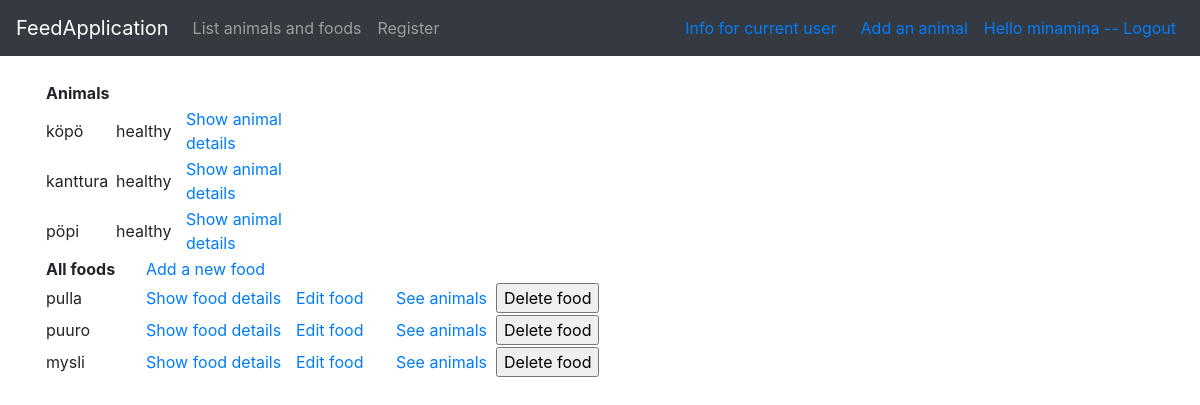
/animals/ (signed in), run on the app's committed database.
### application/auth/models.py (models this page shows, shortened)
class User(Base):
    __tablename__ = "account"
    name = db.Column(db.String(144), nullable=False)
    username = db.Column(db.String(144), nullable=False)
    password = db.Column(db.String(144), nullable=False)
    animals = db.relationship("Animal", backref='account', lazy=True)

### application/animals/models.py (models this page shows, shortened)
class Animal(Base):
    name = db.Column(db.String(144), nullable=False)
    account_id = db.Column(db.Integer, db.ForeignKey('account.id'),
                           nullable=False)
    user = db.relationship("User", backref='animal', lazy=True)
    foods = db.relationship("Food", secondary=animals_foods, back_populates='animals', lazy='dynamic')
    sick = db.Column(db.Boolean, nullable=False)

class Food(Base):
    name = db.Column(db.String(144), unique=True, nullable = False) #unique lisätty
    animals = db.relationship("Animal", secondary=animals_foods, back_populates='foods', lazy='dynamic')
    price = db.Column(db.Integer, nullable = True)

### application/animals/views.py (the view)
@app.route("/animals/", methods=["GET"])
def animals_index():
    return render_template("animals/list.html", animals = Animal.query.all(), foods = Food.query.all())

### application/__init__.py (called while the page is built)
@login_manager.user_loader
def load_user(user_id):
    return User.query.get(user_id)

### application/templates/animals/list.html (shortened to what this page needs)
{% extends "layout.html" %}
{% block body %}
  <table>
    <tr>
      <td><b>Animals</b></td>
      <td></td>
      <td></td>
    </tr>
    <tr>
      {% for animal in animals %}
      <td style="width:70px">{{ animal.name }}</td>
      {% if animal.sick == True %}
      <td style="width:70px">sick</td>
      {% else %}
      <td style="width:70px">healthy</td>
      {% endif %}
      <td style="width:150px"><a href="{{ url_for('animals_show_animal', animal_id=animal.id) }}">Show animal details</a></td>
    </tr>
    {% endfor %}
  </table>
  <table>
    <tr>
      <td style="width:100px"><b>All foods</b></td>
      <td style="width:150px"><a href="{{ url_for('new_food_form') }}">Add a new food</a></td>
    </tr>
      {% for food in foods %}
        <tr><td>{{ food.name }}</td>
          <td style="width:150px"><a href="{{ url_for('show_food', food_id=food.id)}}">Show food details</a></td>
          <td style="width:100px"><a href="{{ url_for('show_update_food', food_id=food.id)}}">Edit food</a></td>
          <td style="width:100px"><a href="{{ url_for('show_animals_per_food', food_id=food.id)}}">See animals</a></td>
          <td><form method="GET" action="{{ url_for('foods_delete', food_id=food.id) }}">
            <input type="submit" value="Delete food"/></form></td>
        </tr>
      {% endfor %}
  </table>
{% endblock %}

### application/templates/layout.html (shortened to what this page needs)
<!DOCTYPE html>
<html>
  <head>
    <link rel="stylesheet" href="https://maxcdn.bootstrapcdn.com/bootstrap/4.0.0/css/bootstrap.min.css">
  </head>
  <body>
    <nav class="navbar navbar-expand-md navbar-dark bg-dark mb-4">
      <a class="navbar-brand" href="#">FeedApplication</a>
<div class="collapse navbar-collapse" id="navbarCollapse">
        <ul class="navbar-nav mr-auto">
          <li class="nav-item">
            <a class="nav-link" href="{{ url_for('animals_index') }} ">List animals and foods</a>
          </li>
          <li class="nav-item">
            <a class="nav-link" href="{{ url_for('animals_userform') }} ">Register</a>
          </li>
        </ul>
        <div class="form-inline mt-2 mt-md-0 px-2">
          {% if current_user.is_authenticated %}
            <div class="px-2"><a href="{{ url_for('current_animals') }} ">Info for current user</a></div>
            <div class="px-2"></div><a href="{{ url_for('animals_form') }} ">Add an animal</a></div>
            <div class="px-2"><a href="{{ url_for('auth_logout') }}">Hello {{ current_user.name }} -- Logout</a></div>
	        {% else %}
	        <a href="{{ url_for('auth_login') }}">Login</a>
	        {% endif %}
        </div>
    </nav>
    <main role="main" class="container">
    {% block body %}{% endblock %}
    </main>
  </body>
</html>

### data on the page
User: name "minamina"
Animal: name "köpö", sick "healthy"
Animal: name "kanttura", sick "healthy"
Animal: name "pöpi", sick "healthy"
Food: name "pulla"
Food: name "puuro"
Food: name "mysli"
